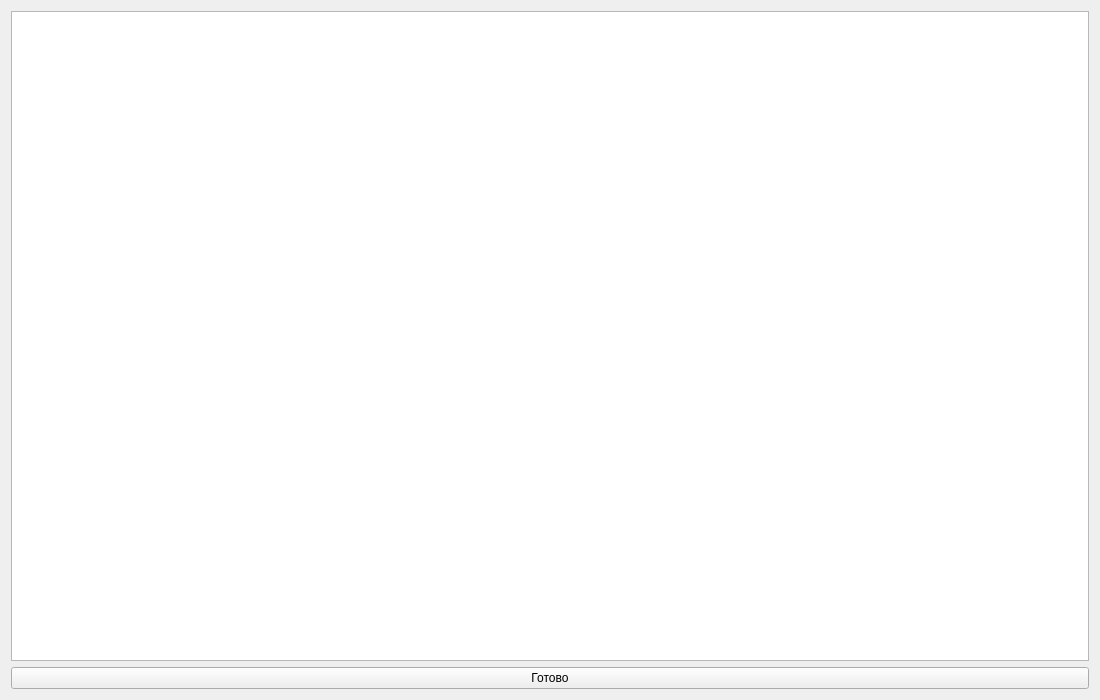
<?xml version="1.0" encoding="UTF-8"?>
<ui version="4.0">
 <class>Form</class>
 <widget class="QWidget" name="Form">
  <property name="geometry">
   <rect>
    <x>0</x>
    <y>0</y>
    <width>1100</width>
    <height>700</height>
   </rect>
  </property>
  <property name="windowTitle">
   <string>Form</string>
  </property>
  <layout class="QGridLayout" name="gridLayout">
   <item row="0" column="0">
    <widget class="QTableWidget" name="tableWidget">
     <attribute name="horizontalHeaderDefaultSectionSize">
      <number>100</number>
     </attribute>
     <attribute name="verticalHeaderDefaultSectionSize">
      <number>75</number>
     </attribute>
    </widget>
   </item>
   <item row="1" column="0">
    <widget class="QPushButton" name="pushButton">
     <property name="text">
      <string>Готово</string>
     </property>
    </widget>
   </item>
  </layout>
 </widget>
 <resources/>
 <connections/>
</ui>
